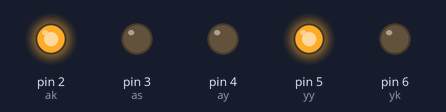
Recording of a sketch running on a simulated Arduino Uno, built with avr-gcc and run on an emulated ATmega328P. Shown: output pins drawn as LEDs (lit = HIGH).

Above: at 1.5 s.
At 4.5 s:
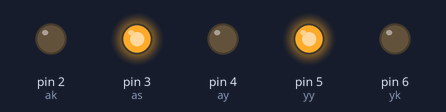
At 7.5 s:
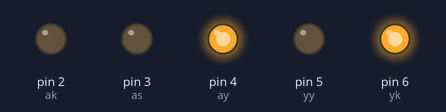
At 10.5 s:
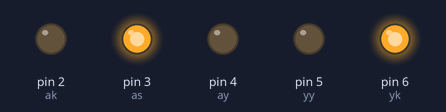
Timing chart, 0 to 15.6 s (numbered marks = the images above):
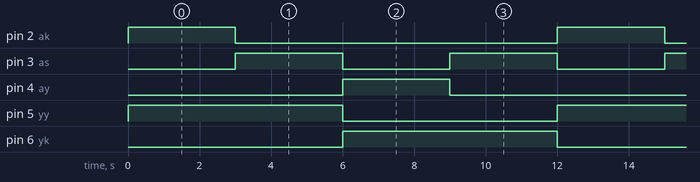

Measured:
- by itself, pin 2 (ak), pin 4 (ay): alternates HIGH for 3.0 s and LOW for 9.0 s
- by itself, pin 3 (as): alternates HIGH for 3.0 s and LOW for 3.0 s
- by itself, pin 5 (yy), pin 6 (yk): alternates HIGH for 6.0 s and LOW for 6.0 s

The sketch:

uygulama2.ino
```cpp
// C++ code
//
int ak=2;
int as=3;
int ay=4;
int yk=6;
int yy=5;

void setup()
{
  pinMode(2,OUTPUT);
  pinMode(3,OUTPUT);
  pinMode(4,OUTPUT);
  pinMode(5,OUTPUT);
  pinMode(6,OUTPUT);
}

void loop()
{
  digitalWrite(ak, HIGH);
  digitalWrite(as, LOW);
  digitalWrite(ay, LOW);
  digitalWrite(yk,0 );
  digitalWrite(yy,  1);
  delay(3000); // Wait for 3000 millisecond(s)
  digitalWrite(ak, 0);
  digitalWrite(as, 1);
  digitalWrite(ay, LOW);
  digitalWrite(yk, LOW);
  digitalWrite(yy,  1);
  delay(3000); // Wait for 3000 millisecond(s)
  digitalWrite(ak, 0);
  digitalWrite(as, 0);
  digitalWrite(ay, 1);
  digitalWrite(yk, 1);
  digitalWrite(yy,  0);
  delay(3000); // Wait for 3000 millisecond(s)
  digitalWrite(ak, 0);
  digitalWrite(as, 1);
  digitalWrite(ay, 0);
  digitalWrite(yk, 1);
  digitalWrite(yy,  0);
  delay(3000); // Wait for 3000 millisecond(s)

}
```
